Frame 1 (no input): blank canvas, image omitted
Frame 60 (no input): blank canvas, image omitted
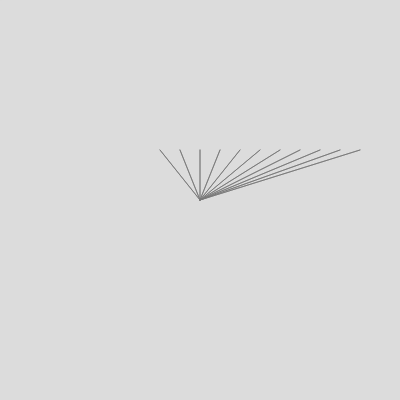
Frame 120 (the mouse pressed at the canvas centre since frame 60)

The p5.js sketch whose frames 1 and 60 were blank and that drew this single picture after the mouse press (run headless with seeded random() and noise() and a simulated clock; from frame 60 on, the mouse is pressed at the canvas centre):

// p5.js sketch
// ── sketch.js
function setup() {
    createCanvas(400, 400);
    background(220);
    
}

function draw() {

for (let i = 0; i<= 10; i = i+1){

    let gap = 20;
    let upperX = mouseX-40+ gap*i
    line(mouseX, mouseY, upperX, mouseY-50);
    }
background(220, 140);

}
// ── 5.html
<!DOCTYPE html>
<html lang="en">
<head>
    <meta charset="UTF-8">
    <meta name="viewport" content="width=device-width, initial-scale=1.0">
   
    <link rel="stylesheet" href="style.css">
    <script src="../../../js/p5.js"></script>
    <title>5-lines-to-cursor</title>
</head>
<body>
    <h1>5-lines-to-cursor</h1>
    <a href="../week3.html">go back</a>
    <script src="sketch.js"></script>
</body>
</html>
